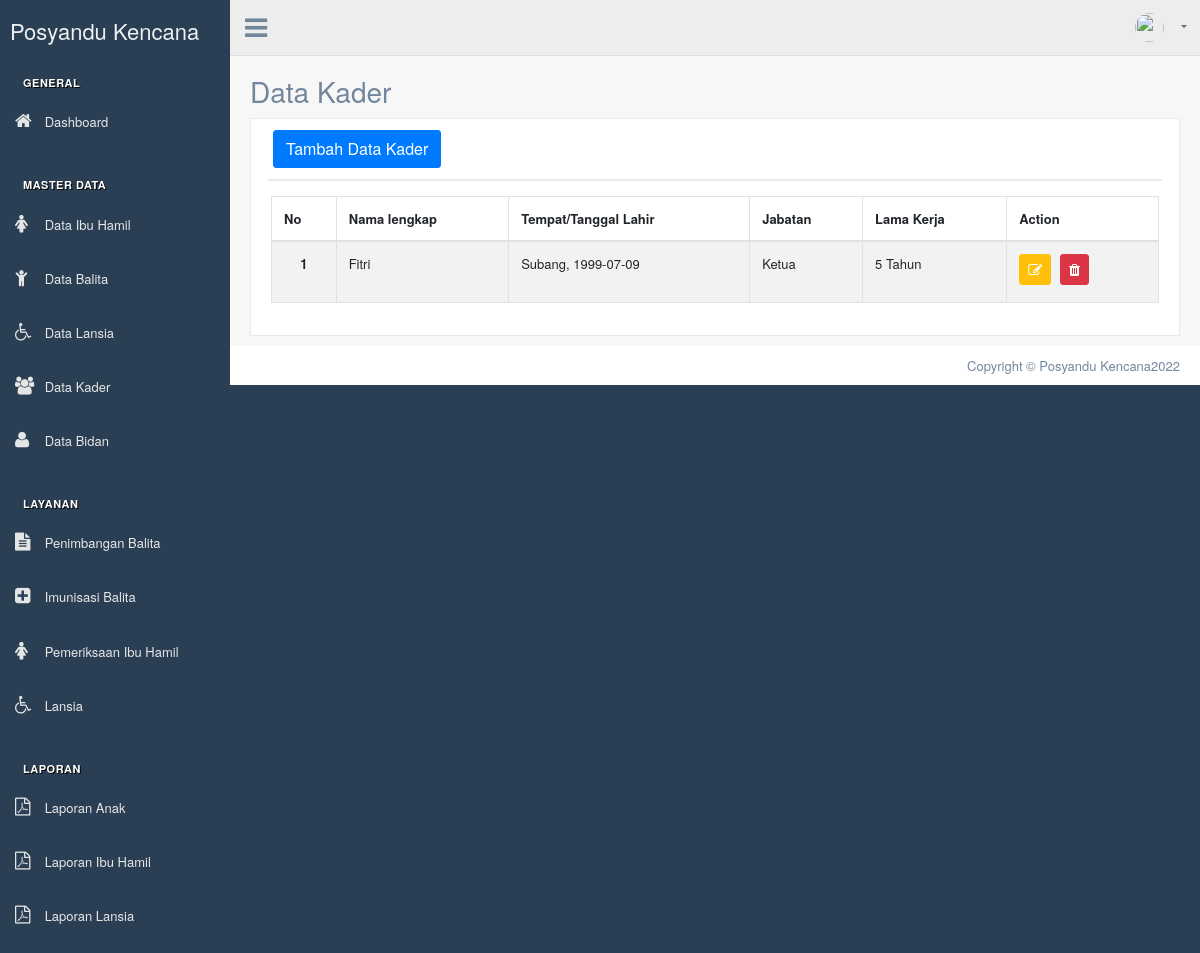
The app's page /index.php/petugas with its own data.
### tables this page shows
CREATE TABLE `petugas` (
  `id_petugas` int(11) NOT NULL,
  `nama_petugas` varchar(50) NOT NULL,
  `tempat_lahir` varchar(30) NOT NULL,
  `tgl_lahir` date NOT NULL,
  `no_hp` varchar(13) NOT NULL,
  `jabatan` enum('Ketua','Bendahara','Sekretaris','Anggota') NOT NULL,
  `pendidikan_terakhir` varchar(30) NOT NULL,
  `lama_kerja` int(11) NOT NULL,
  `tugas_pokok` text NOT NULL,
  `user_id` int(11) NOT NULL
);

### application/controllers/Petugas.php (called while the page is built, shortened)
<?php
class Petugas extends CI_Controller
{
    public function __construct()
    {
        $this->load->model('Petugas_model');
    }
    public function index()
    {
        $data['title'] = 'Data Kader | Posyandu Kencana';
        $data['user'] = $this->db->get_where('user', ['username' => $this->session->userdata('username')])->row_array();
        $data['users'] = $this->Petugas_model->getDataUsers();
        $data['petugas'] = $this->Petugas_model->getDataPetugas();
        $this->load->view('templates/header-datatables', $data);
        $this->load->view('templates/sidebar');
        $this->load->view('templates/topbar', $data);
        $this->load->view('petugas/index', $data);
        $this->load->view('templates/footer-datatables');
    }
}

### index.php (called while the page is built, shortened)
<?php
require_once BASEPATH.'core/CodeIgniter.php';

### application/models/Petugas_model.php (called while the page is built, shortened)
<?php
class Petugas_model extends CI_Model
{
    public function getDataPetugas()
    {
        $query = "SELECT petugas.*, user.username
                    From petugas JOIN user
                    ON petugas.user_id = user.id_users
                    ";
        return $this->db->query($query)->result_array();
    }
}

### application/views/petugas/index.php (the view, shortened to what this page needs)
<div class="right_col" role="main">
    <div class="page-title">
        <div class="title_left">
            <h3>Data Kader</h3>
        </div>
    </div>
    <div class="clearfix"></div>
    <div class="row">
        <div class="col-md-12 col-sm-12 ">
            <div class="x_panel">
                <div class="x_title">
                    <button type="button" class="btn btn-primary" data-toggle="modal" data-target="#addDataPetugasModal">Tambah Data Kader</button>
                </div>
                <div class="x_content">
                    <div class="row">
                        <div class="col-sm-12">
                            <div class="card-box table-responsive">
                                <table id="datatable" class="table table-striped table-bordered" style="width:100%">
                                    <thead>
                                        <tr>
                                            <th>No</th>
                                            <th>Nama lengkap</th>
                                            <th>Tempat/Tanggal Lahir</th>
                                            <th>Jabatan</th>
                                            <th>Lama Kerja</th>
                                            <th>Action</th>
                                        </tr>
                                    </thead>
                                    <tbody>
                                        <?php $i = 1; ?>
                                        <?php foreach ($petugas as $e) : ?>
                                            <tr>
                                                <th scope="row">
                                                    <center><?= $i; ?></center>
                                                </th>
                                                <td><?= $e['nama_petugas']; ?></td>
                                                <td><?= $e['tempat_lahir'] . ', ' . $e['tgl_lahir']; ?></td>
                                                <td><?= $e['jabatan']; ?></td>
                                                <td><?= $e['lama_kerja'] . ' Tahun'; ?></td>
                                                <td>
                                                    <a data-toggle="modal" data-target="#editDataPetugasModal<?= $e['id_petugas']; ?>" href="<?= base_url(); ?>petugas/updateDataPetugas/<?= $e['id_petugas']; ?>" class="btn btn-warning btn-circle btn-sm">
                                                        <i class="fa fa-edit"></i>
                                                    </a>
                                                    <a data-toggle="tooltip" href="<?= base_url(''); ?>petugas/deleteDataPetugas/<?= $e['id_petugas']; ?>" class="btn btn-danger btn-circle btn-sm tbl-hapus" title="Delete">
                                                        <i class="fa fa-trash"></i>
                                                    </a>
                                                </td>
                                            </tr>
                                            <?php $i++; ?>
                                        <?php endforeach; ?>
                                    </tbody>
                                </table>
                            </div>
                        </div>
                    </div>
                </div>
            </div>
        </div>
    </div>
</div>

### records on screen
petugas: nama_petugas "Fitri", tempat_lahir "Subang", tgl_lahir "1999-07-09", jabatan "Ketua", lama_kerja "5"
